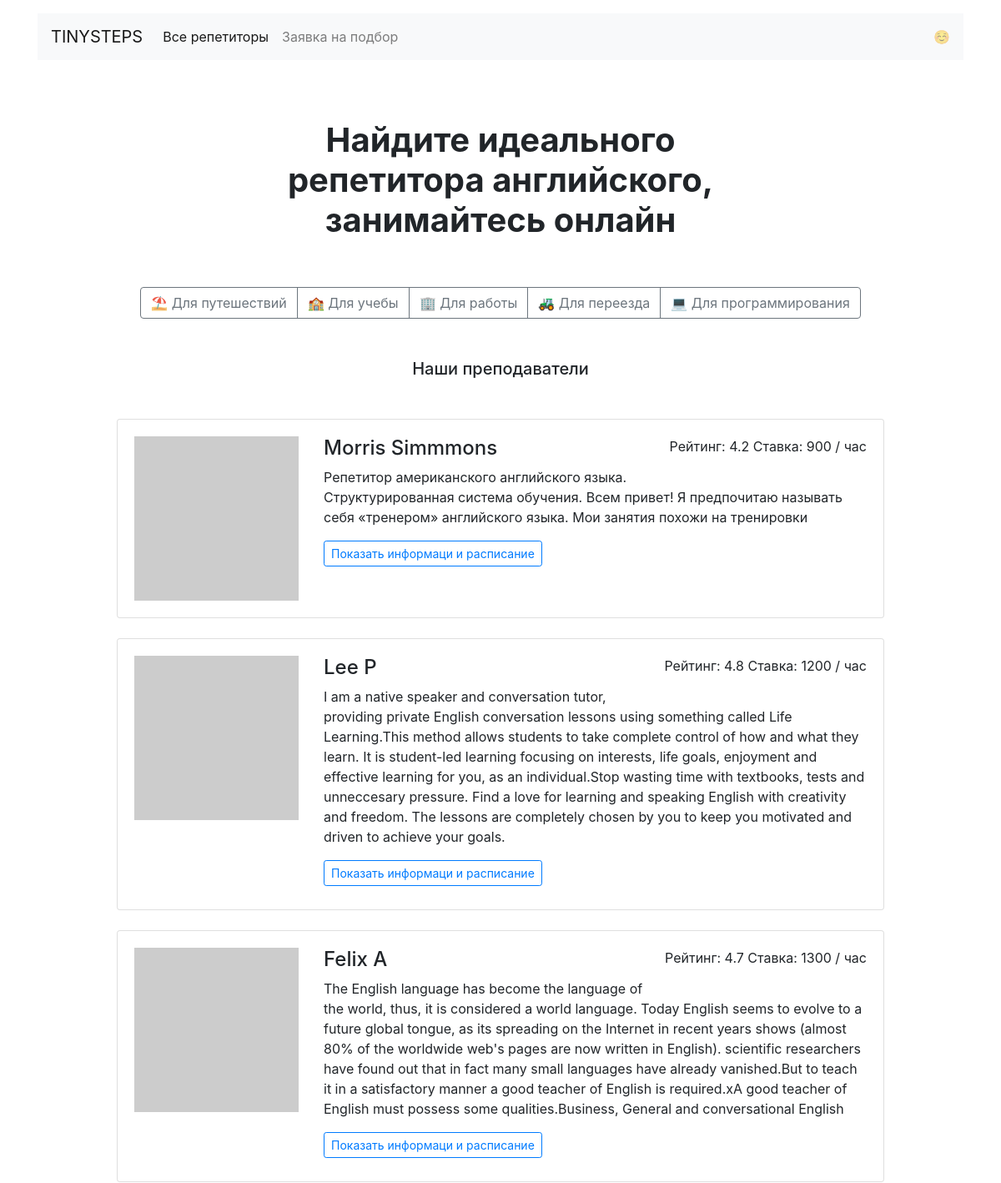
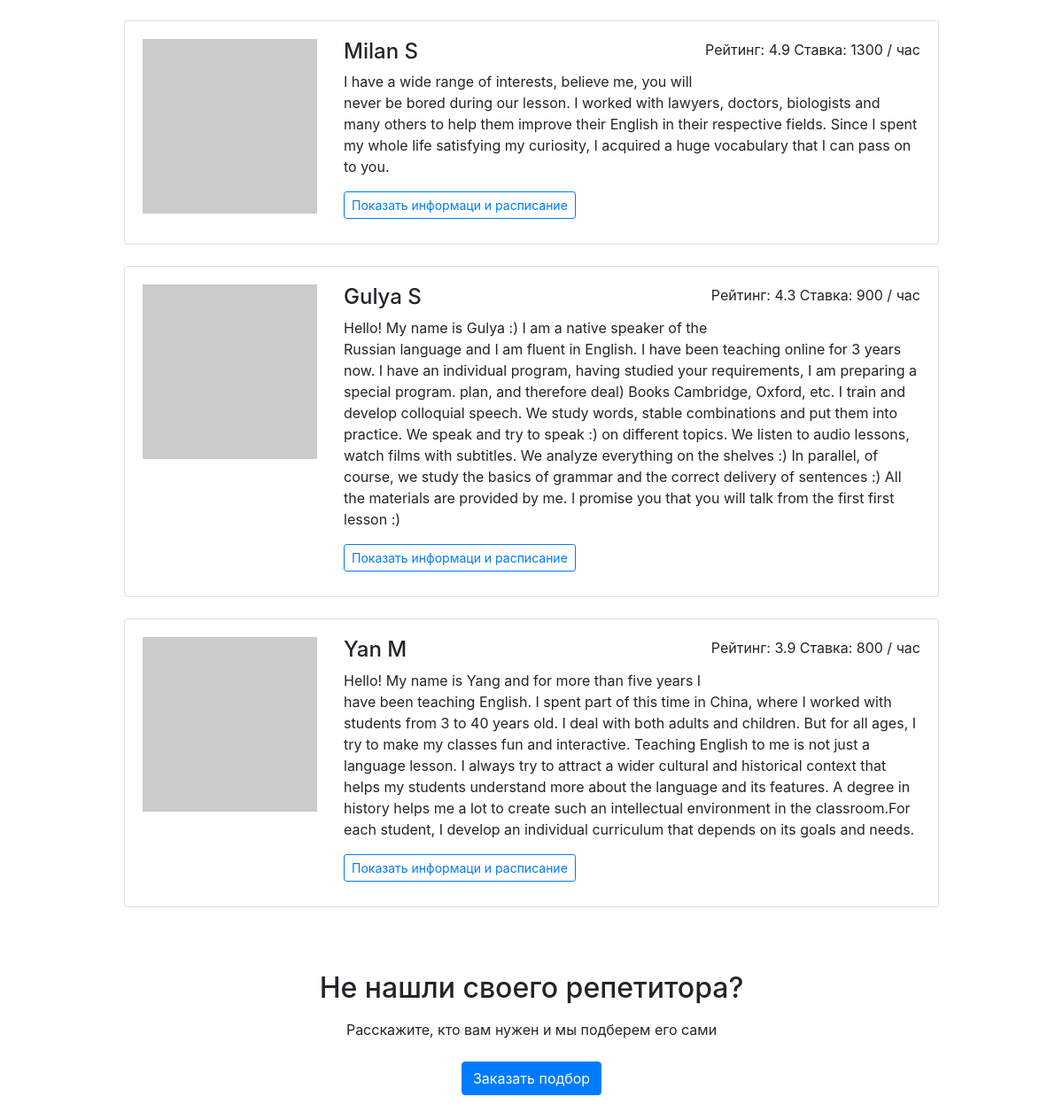
The page / on the database its author committed (2 pictures, top to bottom).
### app.py (models this page shows)
class Teachers(db.Model):
    __tablename__ = 'teachers'
    id = db.Column(db.Integer, primary_key=True)
    name = db.Column(db.String, nullable=False)
    about = db.Column(db.String, nullable=False)
    rating = db.Column(db.Float, nullable=False)
    picture = db.Column(db.String, nullable=False)
    price = db.Column(db.Integer, nullable=False)
    lesson_time = db.Column(db.String)
    goals = db.relationship("Goals", back_populates="goal")
    week_day = db.relationship("TimetableTeachers", back_populates="week")

### app.py (the view)
@app.route('/')  # главная
def index():
    teachers_query = db.session.query(Teachers).order_by(Teachers.rating).limit(6)
    teachers = teachers_query.all()
    print("В базе", len(teachers), "преподавателей")
    for teacher in teachers:
        print(f"Имя: {teacher.name}, about:{teacher.about}, rating:{teacher.rating}")
    return render_template("index.html", all_data=all_data)

### templates/index.html
{% extends 'base.html' %}
{% block container %}
<main class="container mt-3 mb-5">
    <section>
        <h1 class="h1 text-center mx-auto mt-4 py-5"><strong>Найдите идеального <br>репетитора английского, <br>занимайтесь
            онлайн</strong></h1>
        <div class="text-center mb-5">
            <div class="btn-group mx-auto mb-0" role="group" aria-label="Basic example">
                {% for key in all_data[0] %}
                <a href="{{ url_for('goals', goal=key) }}" class="btn btn-outline-secondary">{{ all_data[0][key] }}</a>
                {% endfor %}
            </div>
        </div>
        <h2 class="h5 text-center mb-5">Наши преподаватели</h2>
        <div class="row">
            <div class="col-12 col-lg-10 offset-lg-1 m-auto">
                {% for teacher in all_data[1] %}
                {% if loop.index < 7 %}
                <div class="card mb-4">
                    <div class="card-body">
                        <div class="row">
                            <div class="col-3"><img src="{{ teacher['picture'] }}" class="img-fluid" alt=""></div>
                            <div class="col-9">
                                <p class="float-right">Рейтинг: {{ teacher['rating'] }} Ставка: {{ teacher['price'] }} /
                                    час</p>
                                <h2 class="h4">{{ teacher['name'] }}</h2>
                                <p>{{ teacher['about'] }}</p>
                                <a href="{{url_for('profiles', id_techers=teacher['id'])}}"
                                   class="btn btn-outline-primary btn-sm mr-3 mb-2">Показать информаци и расписание</a>
                            </div>
                        </div>
                    </div>
                </div>
                {% endif %}
                {% endfor %}
            </div>
        </div>
        <h2 class="text-center mt-5 mb-3">Не нашли своего репетитора?</h2>
        <p class="text-center mb-4">Расскажите, кто вам нужен и мы подберем его сами</p>
        <div class="text-center pb-5">
            <a href="{{url_for('requests')}}" class="btn btn-primary">Заказать подбор</a>
        </div>
    </section>
</main>
{% endblock %}

### templates/base.html (shortened to what this page needs)
<!DOCTYPE html>
<html lang="ru">
<head>
    <link rel="stylesheet" href="https://stackpath.bootstrapcdn.com/bootstrap/4.3.1/css/bootstrap.min.css"
>
</head>
<body>
<header class="container mt-3">
    <nav class="navbar navbar-expand-lg navbar-light bg-light">
        <a class="navbar-brand" href="{{url_for('index')}}">TINYSTEPS</a>
        <div class="collapse navbar-collapse" id="navbarNav">
            <ul class="navbar-nav">
                <li class="nav-item active">
                    <a class="nav-link" href="{{ url_for('techers') }}">Все репетиторы</a>
                </li>
                <li class="nav-item">
                    <a class="nav-link" href="{{ url_for('requests') }}">Заявка на подбор</a>
                </li>
            </ul>
        </div>
        <span class="navbar-text d-sm-none d-lg-block">
        ☺️
      </span>
    </nav>
</header>
{% block container %}{% endblock %}
</body>
</html>

### rows shown on the page
Teachers: rating "4.2", price "900", name "Morris Simmmons", about "Репетитор американского английского языка. Структурированная система обучения. Всем привет! Я предпочитаю называть себя «тренером» английского языка. Мои занятия похожи на тренировки"
Teachers: rating "4.3", price "900", name "Gulya S", about "Hello! My name is Gulya :) I am a native speaker of the Russian language and I am fluent in English. I have been teaching online for 3 years now. I have an individual program, having studied your requirements, I am preparing a special program. plan, and therefore deal) Books Cambridge, Oxford, etc. I train and develop colloquial speech. We study words, stable combinations and put them into practice. We speak and try to speak :) on different topics. We listen to audio lessons, watch films with subtitles. We analyze everything on the shelves :) In parallel, of course, we study the basics of grammar and the correct delivery of sentences :) All the materials are provided by me. I promise you…"
Teachers: rating "3.9", price "800", name "Yan M", about "Hello! My name is Yang and for more than five years I have been teaching English. I spent part of this time in China, where I worked with students from 3 to 40 years old. I deal with both adults and children. But for all ages, I try to make my classes fun and interactive. Teaching English to me is not just a language lesson. I always try to attract a wider cultural and historical context that helps my students understand more about the language and its features. A degree in history helps me a lot to create such an intellectual environment in the classroom.For each student, I develop an individual curriculum that depends on its goals and needs."

### other values the page prints
{{ all_data[0][key] }} "⛱ Для путешествий" "🏫 Для учебы" "🏢 Для работы" "🚜 Для переезда" "💻 Для программирования"
{{ teacher['rating'] }} "4.8" "4.7" "4.9"
{{ teacher['price'] }} "1200" "1300" "1300"
{{ teacher['name'] }} "Lee P" "Felix A" "Milan S"
